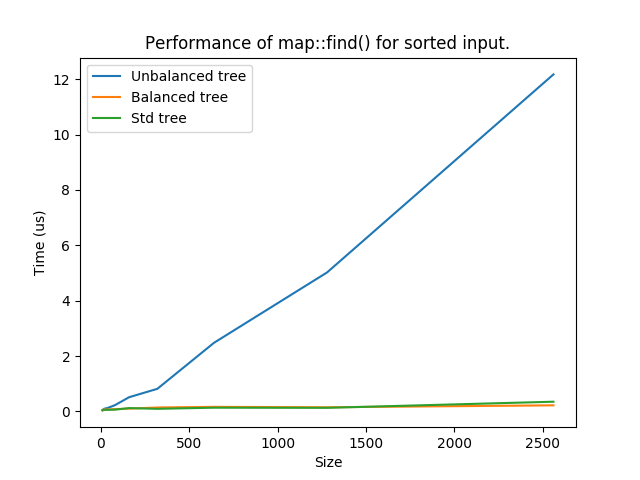

The Python source for this figure:
#!/usr/bin/python3

import matplotlib.pyplot as plt

f = open("map_int_sorted.dat","r")

smax = 100

x = []
y_balance=[ ]
y_unbalance=[ ]
y_std=[]

for l in f:
	_,n,t1,t2,t3 = l.split()
	n = int(n)
	t1 = float(t1)
	t2 = float(t2)
	t3 = float(t3)
	
	x += [n]
	y_unbalance += [t1]	
	y_balance += [t2]	
	y_std += [t3]	


plt.figure(1)
plt.title("Performance of map::find() for sorted input.")


plt.plot(x,y_unbalance,label="Unbalanced tree")
plt.plot(x,y_balance,label="Balanced tree")
plt.plot(x,y_std,label="Std tree")

plt.ylabel("Time (us)")
plt.xlabel("Size")
plt.legend()
plt.savefig("plot_sorted.png")

